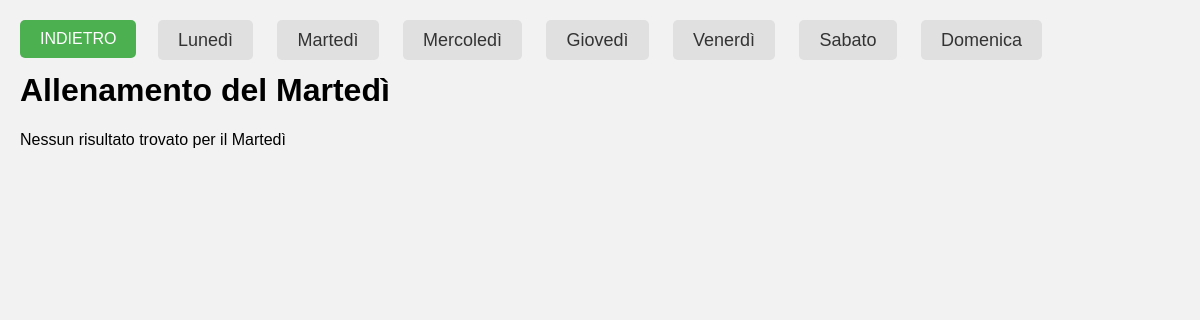
The app's page /modifica_allenamento.php?giorno=2, older data.
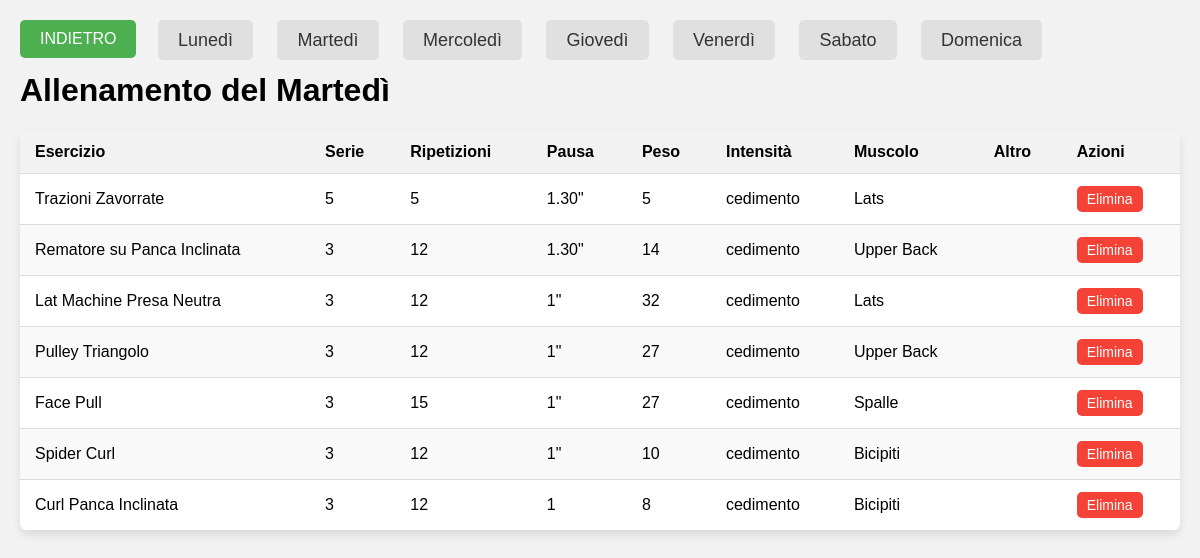
The same page, newer data.
### tables this page shows
CREATE TABLE `esercizi` (
  `id` int(11) NOT NULL,
  `nome` varchar(100) NOT NULL,
  `serie` int(1) NOT NULL,
  `reps` int(2) NOT NULL,
  `pausa` varchar(6) NOT NULL,
  `peso` int(3) NOT NULL,
  `intensita` varchar(50) NOT NULL,
  `id_muscolo` int(11) NOT NULL,
  `altro` varchar(200) NOT NULL
);

CREATE TABLE `muscoli` (
  `id` int(11) NOT NULL,
  `nome` varchar(50) NOT NULL
);

### modifica_allenamento.php (the view, shortened to what this page needs)
<!DOCTYPE html>
<html lang="it">
<head>
</head>
<body>
<div class="back-button">
    <button onclick="window.location.href = 'gestione.php';">INDIETRO</button>
</div>
<div class="day-menu">
    <a href="modifica_allenamento.php?giorno=1">Lunedì</a>
    <a href="modifica_allenamento.php?giorno=2">Martedì</a>
    <a href="modifica_allenamento.php?giorno=3">Mercoledì</a>
    <a href="modifica_allenamento.php?giorno=4">Giovedì</a>
    <a href="modifica_allenamento.php?giorno=5">Venerdì</a>
    <a href="modifica_allenamento.php?giorno=6">Sabato</a>
    <a href="modifica_allenamento.php?giorno=7">Domenica</a>
</div>
<?php
$servername = "localhost";
$username = "ceo";
$password = "1234";
$dbname = "tracker";
$conn = new mysqli($servername, $username, $password, $dbname);
$giorno_selezionato = isset($_GET['giorno']) ? $_GET['giorno'] : 1;
$giorni_settimana = array(
    1 => 'Lunedì',
    2 => 'Martedì',
    3 => 'Mercoledì',
    4 => 'Giovedì',
    5 => 'Venerdì',
    6 => 'Sabato',
    7 => 'Domenica'
);
$giorno_corrente = $giorni_settimana[$giorno_selezionato];
$sql = "SELECT e.id AS id_esercizio, e.nome AS nome_esercizio, e.serie, e.reps, e.pausa, e.peso, e.intensita, m.nome AS nome_muscolo, e.altro
        FROM esercizi e
        INNER JOIN allenamento a ON e.id = a.id_esercizio
        INNER JOIN giorni g ON a.id_giorno = g.id
        INNER JOIN muscoli m ON e.id_muscolo = m.id
        WHERE g.id = $giorno_selezionato";
$result = $conn->query($sql);
echo "<h1>Allenamento del $giorno_corrente</h1>";
if ($result->num_rows > 0) {
    echo "<table>";
    echo "<thead>";
    echo "<tr>";
    echo "<th>Esercizio</th>";
    echo "<th>Serie</th>";
    echo "<th>Ripetizioni</th>";
    echo "<th>Pausa</th>";
    echo "<th>Peso</th>";
    echo "<th>Intensità</th>";
    echo "<th>Muscolo</th>";
    echo "<th>Altro</th>";
    echo "<th>Azioni</th>";
    echo "</tr>";
    echo "</thead>";
    echo "<tbody>";
    while($row = $result->fetch_assoc()) {
        echo "<tr>";
        echo "<td>".$row["nome_esercizio"]."</td>";
        echo "<td>".$row["serie"]."</td>";
        echo "<td>".$row["reps"]."</td>";
        echo "<td>".$row["pausa"]."</td>";
        echo "<td>".$row["peso"]."</td>";
        echo "<td>".$row["intensita"]."</td>";
        echo "<td>".$row["nome_muscolo"]."</td>";
        echo "<td>".$row["altro"]."</td>";
        echo "<td><button class='delete-button' onclick='eliminaEsercizio(".$row["id_esercizio"].")'>Elimina</button></td>";
        echo "</tr>";
    }
    echo "</tbody>";
    echo "</table>";
} else {
    echo "<p>Nessun risultato trovato per il $giorno_corrente</p>";
}
?>
</body>
</html>

Row changes from the older to the newer data that the page shows:
now on this page (row unchanged): esercizi: nome "Trazioni Zavorrate", serie "5", reps "5", pausa "1.30\"", peso "5", intensita "cedimento", id_muscolo.nome "Lats"
added esercizi: nome "Rematore su Panca Inclinata", serie "3", reps "12", pausa "1.30\"", peso "14", intensita "cedimento", id_muscolo.nome "Upper Back"
added esercizi: nome "Lat Machine Presa Neutra", serie "3", reps "12", pausa "1\"", peso "32", intensita "cedimento", id_muscolo.nome "Lats"
added esercizi: nome "Pulley Triangolo", serie "3", reps "12", pausa "1\"", peso "27", intensita "cedimento", id_muscolo.nome "Upper Back"
added esercizi: nome "Face Pull", serie "3", reps "15", pausa "1\"", peso "27", intensita "cedimento", id_muscolo.nome "Spalle"
added esercizi: nome "Spider Curl", serie "3", reps "12", pausa "1\"", peso "10", intensita "cedimento", id_muscolo.nome "Bicipiti"
added esercizi: nome "Curl Panca Inclinata", serie "3", reps "12", pausa "1", peso "8", intensita "cedimento", id_muscolo.nome "Bicipiti"
Text that changed along with them:
$giorno_corrente: "Martedì" → (not shown)
text no longer shown: "Nessun risultato trovato per il"
text now shown: "Esercizio Serie Ripetizioni Pausa Peso Intensità Muscolo Altro Azioni"
